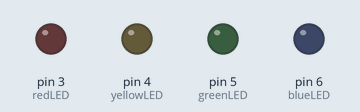
The sketch below on a simulated Arduino Uno, built with avr-gcc and run on an emulated ATmega328P. On the bench: output pins drawn as LEDs (lit = HIGH).

Above: at 0.5 s.
At 2.5 s:
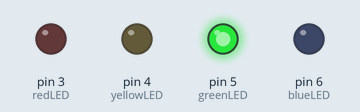
At 4.5 s:
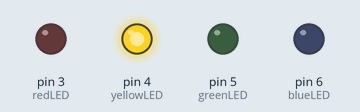
At 9.5 s:
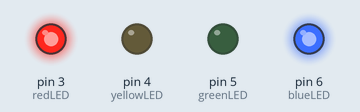
At 14.5 s:
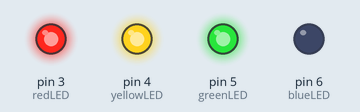
At 19.5 s:
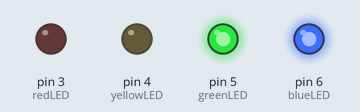
Timing chart, 0 to 20.8 s (numbered marks = the images above):
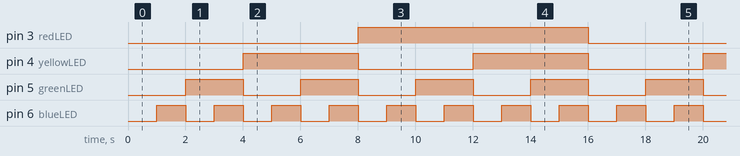

The sketch:

binary-counter.ino
```cpp
/***********************************
Artist: Hlumelo Siyo
Title: 4-bit binary counter
Date: 29 May 2023
**********************************/

int redLED = 3;
int yellowLED = 4;
int greenLED = 5;
int blueLED = 6;
int wait = 1000;

void setup() {
  // put your setup code here, to run once:
  pinMode(redLED, OUTPUT);
  pinMode(yellowLED, OUTPUT);
  pinMode(greenLED, OUTPUT);
  pinMode(blueLED, OUTPUT);
}

void loop() {
  // put your main code here, to run repeatedly:
  // 0 = 0000
  digitalWrite(redLED, LOW);
  digitalWrite(yellowLED, LOW);
  digitalWrite(greenLED, LOW);
  digitalWrite(blueLED, LOW);
  delay(wait);

  // 1 = 0001
  digitalWrite(redLED, LOW);
  digitalWrite(yellowLED, LOW);
  digitalWrite(greenLED, LOW);
  digitalWrite(blueLED, HIGH);
  delay(wait);

  // 2 = 0010
  digitalWrite(redLED, LOW);
  digitalWrite(yellowLED, LOW);
  digitalWrite(greenLED, HIGH);
  digitalWrite(blueLED, LOW);
  delay(wait);

  // 3 = 0011
  digitalWrite(redLED, LOW);
  digitalWrite(yellowLED, LOW);
  digitalWrite(greenLED, HIGH);
  digitalWrite(blueLED, HIGH);
  delay(wait);

  // 4 = 0100
  digitalWrite(redLED, LOW);
  digitalWrite(yellowLED, HIGH);
  digitalWrite(greenLED, LOW);
  digitalWrite(blueLED, LOW);
  delay(wait);

  // 5 = 0101
  digitalWrite(redLED, LOW);
  digitalWrite(yellowLED, HIGH);
  digitalWrite(greenLED, LOW);
  digitalWrite(blueLED, HIGH);
  delay(wait);

  // 6 = 0110
  digitalWrite(redLED, LOW);
  digitalWrite(yellowLED, HIGH);
  digitalWrite(greenLED, HIGH);
  digitalWrite(blueLED, LOW);
  delay(wait);

  // 7 = 0111
  digitalWrite(redLED, LOW);
  digitalWrite(yellowLED, HIGH);
  digitalWrite(greenLED, HIGH);
  digitalWrite(blueLED, HIGH);
  delay(wait);

  // 8 = 1000
  digitalWrite(redLED, HIGH);
  digitalWrite(yellowLED, LOW);
  digitalWrite(greenLED, LOW);
  digitalWrite(blueLED, LOW);
  delay(wait);

  // 9 = 1001
  digitalWrite(redLED, HIGH);
  digitalWrite(yellowLED, LOW);
  digitalWrite(greenLED, LOW);
  digitalWrite(blueLED, HIGH);
  delay(wait);

  // 10 = 1010
  digitalWrite(redLED, HIGH);
  digitalWrite(yellowLED, LOW);
  digitalWrite(greenLED, HIGH);
  digitalWrite(blueLED, LOW);
  delay(wait);

  // 11 = 1011
  digitalWrite(redLED, HIGH);
  digitalWrite(yellowLED, LOW);
  digitalWrite(greenLED, HIGH);
  digitalWrite(blueLED, HIGH);
  delay(wait);

  // 12 = 1100
  digitalWrite(redLED, HIGH);
  digitalWrite(yellowLED, HIGH);
  digitalWrite(greenLED, LOW);
  digitalWrite(blueLED, LOW);
  delay(wait);

  // 13 = 1101
  digitalWrite(redLED, HIGH);
  digitalWrite(yellowLED, HIGH);
  digitalWrite(greenLED, LOW);
  digitalWrite(blueLED, HIGH);
  delay(wait);

  // 14 = 1110
  digitalWrite(redLED, HIGH);
  digitalWrite(yellowLED, HIGH);
  digitalWrite(greenLED, HIGH);
  digitalWrite(blueLED, LOW);
  delay(wait);

  // 15 = 1111
  digitalWrite(redLED, HIGH);
  digitalWrite(yellowLED, HIGH);
  digitalWrite(greenLED, HIGH);
  digitalWrite(blueLED, HIGH);
  delay(wait);
}
```

Measured:
- by itself, pin 3 (redLED): alternates HIGH for 8.0 s and LOW for 8.0 s
- by itself, pin 4 (yellowLED): alternates HIGH for 4.0 s and LOW for 4.0 s
- by itself, pin 5 (greenLED): alternates HIGH for 2.0 s and LOW for 2.0 s
- by itself, pin 6 (blueLED): alternates HIGH for 1.0 s and LOW for 1.0 s
